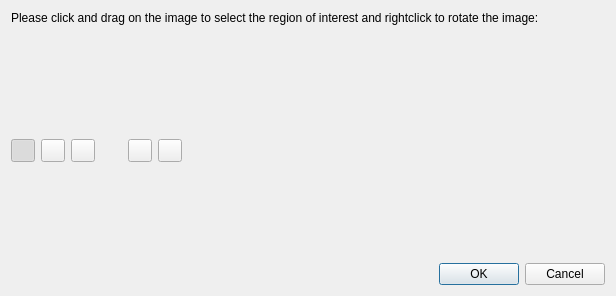
<?xml version="1.0" encoding="UTF-8"?>
<ui version="4.0">
 <class>PixmapRegionSelectorDialog</class>
 <widget class="QDialog" name="PixmapRegionSelectorDialog">
  <property name="geometry">
   <rect>
    <x>0</x>
    <y>0</y>
    <width>616</width>
    <height>296</height>
   </rect>
  </property>
  <property name="windowTitle">
   <string>Select Region of Image</string>
  </property>
  <property name="windowIcon">
   <iconset resource="resource.qrc">
    <normaloff>:/contacts</normaloff>:/contacts</iconset>
  </property>
  <layout class="QVBoxLayout" name="verticalLayout">
   <item>
    <widget class="QLabel" name="label">
     <property name="text">
      <string>Please click and drag on the image to select the region of interest and rightclick to rotate the image:</string>
     </property>
     <property name="wordWrap">
      <bool>false</bool>
     </property>
    </widget>
   </item>
   <item>
    <spacer name="verticalSpacer_2">
     <property name="orientation">
      <enum>Qt::Vertical</enum>
     </property>
     <property name="sizeType">
      <enum>QSizePolicy::Expanding</enum>
     </property>
     <property name="sizeHint" stdset="0">
      <size>
       <width>20</width>
       <height>95</height>
      </size>
     </property>
    </spacer>
   </item>
   <item>
    <widget class="PixmapRegionSelectorWidget" name="pixmapSelectorWidget" native="true">
     <property name="sizePolicy">
      <sizepolicy hsizetype="Expanding" vsizetype="Expanding">
       <horstretch>0</horstretch>
       <verstretch>0</verstretch>
      </sizepolicy>
     </property>
    </widget>
   </item>
   <item>
    <layout class="QHBoxLayout" name="horizontalLayout">
     <item>
      <widget class="QToolButton" name="toolButton_2">
       <property name="toolTip">
        <string>Selection in Landscape Format</string>
       </property>
       <property name="whatsThis">
        <string>Selection in Landscape Format</string>
       </property>
       <property name="icon">
        <iconset resource="resource.qrc">
         <normaloff>:/selection-portrait</normaloff>:/selection-portrait</iconset>
       </property>
       <property name="checkable">
        <bool>true</bool>
       </property>
       <property name="checked">
        <bool>true</bool>
       </property>
       <property name="autoExclusive">
        <bool>true</bool>
       </property>
      </widget>
     </item>
     <item>
      <widget class="QToolButton" name="toolButton">
       <property name="toolTip">
        <string>Selection in Portrait Format</string>
       </property>
       <property name="whatsThis">
        <string>Selection in Portrait Format</string>
       </property>
       <property name="icon">
        <iconset resource="resource.qrc">
         <normaloff>:/selection-landscape</normaloff>:/selection-landscape</iconset>
       </property>
       <property name="checkable">
        <bool>true</bool>
       </property>
       <property name="autoExclusive">
        <bool>true</bool>
       </property>
      </widget>
     </item>
     <item>
      <widget class="QToolButton" name="toolButton_3">
       <property name="toolTip">
        <string>Free selection</string>
       </property>
       <property name="whatsThis">
        <string>Free selection</string>
       </property>
       <property name="icon">
        <iconset resource="resource.qrc">
         <normaloff>:/selection-free-form</normaloff>:/selection-free-form</iconset>
       </property>
       <property name="checkable">
        <bool>true</bool>
       </property>
       <property name="autoExclusive">
        <bool>true</bool>
       </property>
      </widget>
     </item>
     <item>
      <spacer name="horizontalSpacer">
       <property name="orientation">
        <enum>Qt::Horizontal</enum>
       </property>
       <property name="sizeType">
        <enum>QSizePolicy::Fixed</enum>
       </property>
       <property name="sizeHint" stdset="0">
        <size>
         <width>27</width>
         <height>20</height>
        </size>
       </property>
      </spacer>
     </item>
     <item>
      <widget class="QToolButton" name="toolButton_4">
       <property name="toolTip">
        <string>Rotate Clockwise</string>
       </property>
       <property name="whatsThis">
        <string>Rotate Clockwise</string>
       </property>
       <property name="icon">
        <iconset resource="resource.qrc">
         <normaloff>:/object-rotate-right</normaloff>:/object-rotate-right</iconset>
       </property>
      </widget>
     </item>
     <item>
      <widget class="QToolButton" name="toolButton_5">
       <property name="toolTip">
        <string>Rotate Counterclockwise</string>
       </property>
       <property name="whatsThis">
        <string>Rotate Counterclockwise</string>
       </property>
       <property name="icon">
        <iconset resource="resource.qrc">
         <normaloff>:/object-rotate-left</normaloff>:/object-rotate-left</iconset>
       </property>
      </widget>
     </item>
     <item>
      <spacer name="horizontalSpacer_2">
       <property name="orientation">
        <enum>Qt::Horizontal</enum>
       </property>
       <property name="sizeHint" stdset="0">
        <size>
         <width>40</width>
         <height>20</height>
        </size>
       </property>
      </spacer>
     </item>
    </layout>
   </item>
   <item>
    <spacer name="verticalSpacer">
     <property name="orientation">
      <enum>Qt::Vertical</enum>
     </property>
     <property name="sizeType">
      <enum>QSizePolicy::Expanding</enum>
     </property>
     <property name="sizeHint" stdset="0">
      <size>
       <width>20</width>
       <height>95</height>
      </size>
     </property>
    </spacer>
   </item>
   <item>
    <widget class="QDialogButtonBox" name="buttonBox">
     <property name="orientation">
      <enum>Qt::Horizontal</enum>
     </property>
     <property name="standardButtons">
      <set>QDialogButtonBox::Cancel|QDialogButtonBox::Ok</set>
     </property>
    </widget>
   </item>
  </layout>
 </widget>
 <customwidgets>
  <customwidget>
   <class>PixmapRegionSelectorWidget</class>
   <extends>QWidget</extends>
   <header>widget.PixmapRegionSelectorWidget</header>
   <container>1</container>
   <slots>
    <slot>rotateClockwise()</slot>
    <slot>rotateCounterClockwise()</slot>
    <slot>setFreeSelectionAspectRatio()</slot>
    <slot>setSelectionAspectRatio(int,int)</slot>
    <slot>setLandscapeFormatSelectionAspectRatio()</slot>
    <slot>setPortraitFormatSelectionAspectRatio()</slot>
   </slots>
  </customwidget>
 </customwidgets>
 <resources>
  <include location="resource.qrc"/>
 </resources>
 <connections>
  <connection>
   <sender>buttonBox</sender>
   <signal>accepted()</signal>
   <receiver>PixmapRegionSelectorDialog</receiver>
   <slot>accept()</slot>
   <hints>
    <hint type="sourcelabel">
     <x>181</x>
     <y>364</y>
    </hint>
    <hint type="destinationlabel">
     <x>157</x>
     <y>274</y>
    </hint>
   </hints>
  </connection>
  <connection>
   <sender>buttonBox</sender>
   <signal>rejected()</signal>
   <receiver>PixmapRegionSelectorDialog</receiver>
   <slot>reject()</slot>
   <hints>
    <hint type="sourcelabel">
     <x>181</x>
     <y>364</y>
    </hint>
    <hint type="destinationlabel">
     <x>286</x>
     <y>274</y>
    </hint>
   </hints>
  </connection>
  <connection>
   <sender>toolButton_4</sender>
   <signal>clicked()</signal>
   <receiver>pixmapSelectorWidget</receiver>
   <slot>rotateClockwise()</slot>
   <hints>
    <hint type="sourcelabel">
     <x>146</x>
     <y>236</y>
    </hint>
    <hint type="destinationlabel">
     <x>201</x>
     <y>223</y>
    </hint>
   </hints>
  </connection>
  <connection>
   <sender>toolButton_5</sender>
   <signal>clicked()</signal>
   <receiver>pixmapSelectorWidget</receiver>
   <slot>rotateCounterClockwise()</slot>
   <hints>
    <hint type="sourcelabel">
     <x>176</x>
     <y>238</y>
    </hint>
    <hint type="destinationlabel">
     <x>259</x>
     <y>223</y>
    </hint>
   </hints>
  </connection>
  <connection>
   <sender>toolButton_3</sender>
   <signal>clicked()</signal>
   <receiver>pixmapSelectorWidget</receiver>
   <slot>setFreeSelectionAspectRatio()</slot>
   <hints>
    <hint type="sourcelabel">
     <x>81</x>
     <y>237</y>
    </hint>
    <hint type="destinationlabel">
     <x>121</x>
     <y>174</y>
    </hint>
   </hints>
  </connection>
  <connection>
   <sender>toolButton</sender>
   <signal>clicked()</signal>
   <receiver>pixmapSelectorWidget</receiver>
   <slot>setLandscapeFormatSelectionAspectRatio()</slot>
   <hints>
    <hint type="sourcelabel">
     <x>25</x>
     <y>240</y>
    </hint>
    <hint type="destinationlabel">
     <x>39</x>
     <y>196</y>
    </hint>
   </hints>
  </connection>
  <connection>
   <sender>toolButton_2</sender>
   <signal>clicked()</signal>
   <receiver>pixmapSelectorWidget</receiver>
   <slot>setPortraitFormatSelectionAspectRatio()</slot>
   <hints>
    <hint type="sourcelabel">
     <x>49</x>
     <y>242</y>
    </hint>
    <hint type="destinationlabel">
     <x>87</x>
     <y>193</y>
    </hint>
   </hints>
  </connection>
 </connections>
</ui>
